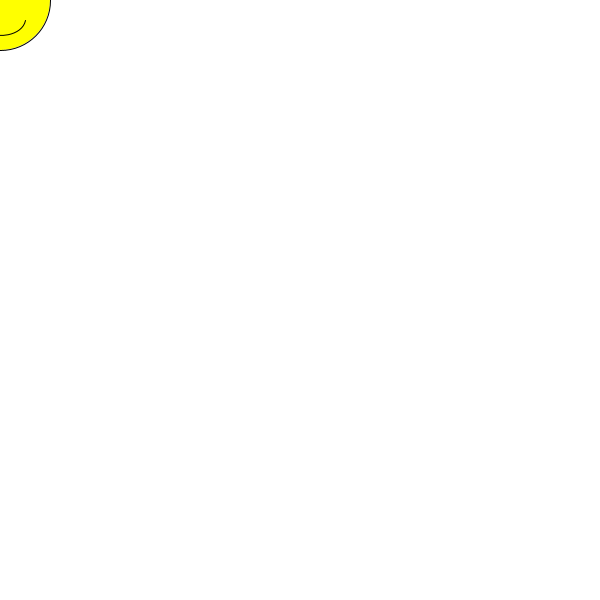
Frame 1 (no input)
Frame 60 (the mouse pressed at the canvas centre just before this capture): identical to frame 1, image omitted
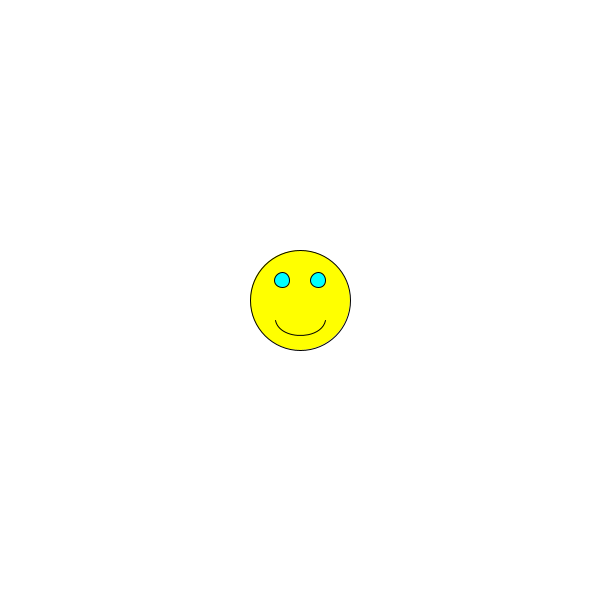
Frame 120 (the mouse held since frame 60 and released just before this capture)

The Processing sketch that drew these frames (run headless with seeded random() and noise(); from frame 60 on, the mouse is pressed at the canvas centre):

// Processing sketch: processing_158928
// ── processing_158928.pde

//Interaction Challenge 1
//Problem 3 (Challenge)
void setup(){
  size(600,600); //sets screen size
}

void draw(){
  background(255);//sets background color to white
  fill(255,255,0);//sets fill color to yellow
  ellipse(mouseX, mouseY, 100, 100);//draws faces
  curve(mouseX,mouseY-100,mouseX-25,mouseY+20,mouseX+25,mouseY+20,mouseX,mouseY-100);
  //the above line creates the smile
  fill(0,mouseY,mouseX);//makes the eye color change with the position of the mouse
  ellipse(mouseX-18, mouseY-20, 15, 15);//creates left eye
  ellipse(mouseX+18, mouseY-20, 15, 15);//creates right eye
}
